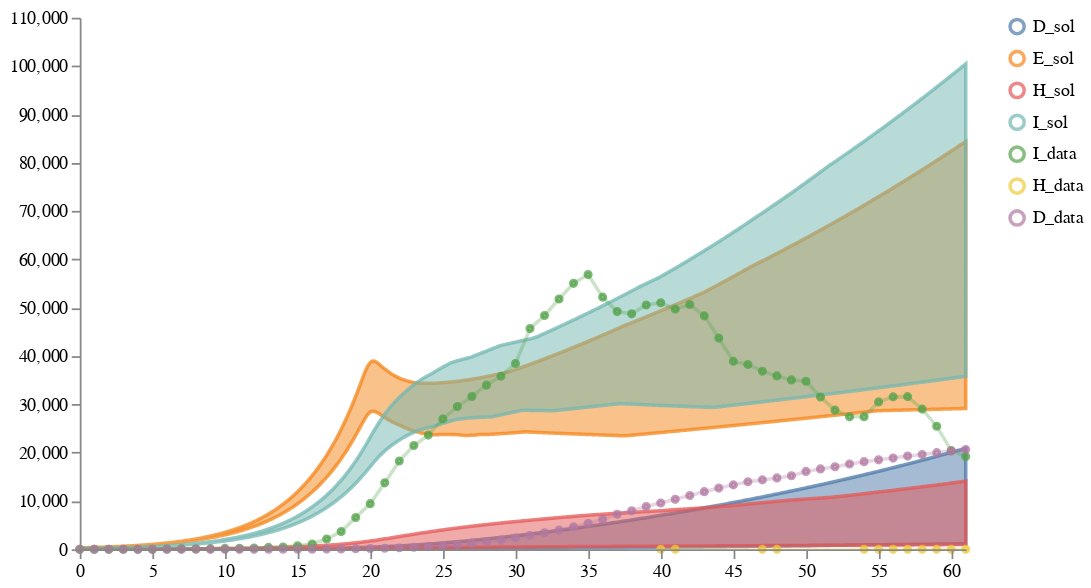

Notebook source saved alongside this figure:
### Markdown cell above
### MODEL 1 - SEIRHD with NPI of Type 1

### Code cell
num_samples = 100
models = [model1]
data_location = DATA_PATH + "NYS_T1_forecast1.csv"
weights = [1]
solution_mappings = [{"I": "I", "E": "E", "H": "H", "D": "D"}]

# Run the calibration and sampling
result1A1 = load_and_calibrate_and_sample_ensemble_model(
    models,
    data_location,
    weights,
    solution_mappings,
    num_samples,
    timepoints1,
    verbose=True,
    total_population=19340000,
    num_iterations=N_ITERATIONS,
    time_unit="days",
    visual_options={"title": "Calibrated Ensemble", "keep":".*_sol"}
)

# Plot results
schema = plots.trajectories(pd.DataFrame(result1A1["data"]), keep=".*_sol",
                            points=all_data1.reset_index(drop=True).rename(columns={"I":"I_data", "H":"H_data", "D":"D_data"}),
                           )
schema = plots.pad(schema, 5)
plots.save_schema(schema, FIGURE_PATH + "results1A1.json")
plots.ipy_display(schema)

### Figure 1 — Vega specification as saved in the notebook (floating-point values rounded to 4 significant figures; data arrays with more than 128 entries replaced by an {"elided": "..."} marker saying what was removed)
{"$schema": "https://vega.github.io/schema/vega/v5.json", "axes": [{"name": "x_axis", "orient": "bottom", "scale": "xscale", "zindex": 100}, {"name": "y_axis", "orient": "left", "scale": "yscale", "zindex": 100}], "data": [{"name": "distributions", "values": {"elided": "2444 records"}}, {"name": "traces", "transform": [{"expr": "isValid(datum.value)", "type": "filter"}], "values": []}, {"name": "points", "values": {"elided": "136 records"}}, {"name": "markers", "values": []}, {"name": "selected", "on": [{"remove": true, "trigger": "clear"}, {"remove": true, "trigger": "!shift"}, {"insert": "clicked", "trigger": "!shift && clicked"}, {"toggle": "clicked", "trigger": "shift && clicked"}]}], "height": 300, "legends": [{"encode": {"labels": {"interactive": true, "name": "legendLabel", "update": {"opacity": [{"test": "!length(data('selected')) || indata('selected', 'value', datum.value)", "value": 1}, {"value": 0.25}]}}, "symbols": {"interactive": true, "name": "legendSymbol", "update": {"fill": {"value": "transparent"}, "opacity": [{"test": "!length(data('selected')) || indata('selected', 'value', datum.value)", "value": 0.7}, {"value": 0.15}], "size": {"value": 64}, "strokeWidth": {"value": 2}}}}, "name": "color_legend", "stroke": "color"}], "marks": [{"from": {"facet": {"data": "points", "groupby": "trajectory", "name": "points_split"}}, "marks": [{"encode": {"hover": {"fillOpacity": {"value": 0.9}}, "update": {"fill": {"field": "trajectory", "scale": "color"}, "fillOpacity": [{"test": "!length(data('selected')) || indata('selected', 'value', datum.trajectory)", "value": 0.5}, {"value": 0.15}], "size": {"value": 10}, "stroke": {"field": "trajectory", "scale": "color"}, "strokeOpacity": [{"test": "!length(data('selected')) || indata('selected', 'value', datum.trajectory)", "value": 0.75}, {"value": 0.15}], "strokeWidth": {"value": 2}, "tooltip": {"field": "value"}, "x": {"field": "timepoint", "scale": "xscale"}, "y": {"field": "value", "scale": "yscale"}}}, "from": {"data": "points_split"}, "name": "_points_symbol", "type": "symbol", "zindex": 3}, {"encode": {"hover": {"fillOpacity": {"value": 0.9}}, "update": {"interpolate": {"value": "linear"}, "stroke": {"field": "trajectory", "scale": "color"}, "strokeOpacity": [{"test": "!length(data('selected')) || indata('selected', 'value', datum.trajectory)", "value": 0.3}, {"value": 0.1}], "strokeWidth": {"value": 2}, "x": {"field": "timepoint", "scale": "xscale"}, "y": {"field": "value", "scale": "yscale"}}}, "from": {"data": "points_split"}, "name": "_points_line", "type": "line", "zindex": 3}], "name": "_points", "type": "group", "zindex": 3}, {"from": {"facet": {"data": "traces", "groupby": "trajectory", "name": "traces_split"}}, "marks": [{"encode": {"hover": {"fillOpacity": {"value": 0.9}}, "update": {"interpolate": {"value": "linear"}, "stroke": {"field": "trajectory", "scale": "color"}, "strokeOpacity": [{"test": "!length(data('selected')) || indata('selected', 'value', datum.trajectory)", "value": 0.75}, {"value": 0.15}], "strokeWidth": {"value": 2}, "x": {"field": "timepoint", "scale": "xscale"}, "y": {"field": "value", "scale": "yscale"}}}, "from": {"data": "traces_split"}, "name": "_traces_lines", "type": "line"}], "name": "_traces", "type": "group", "zindex": 2}, {"from": {"facet": {"data": "distributions", "groupby": "trajectory", "name": "trajectory_split"}}, "marks": [{"encode": {"hover": {"fillOpacity": {"value": 0.9}}, "update": {"fill": {"field": "trajectory", "scale": "color"}, "fillOpacity": [{"test": "!length(data('selected')) || indata('selected', 'value', datum.trajectory)", "value": 0.5}, {"value": 0.15}], "interpolate": {"value": "linear"}, "stroke": {"field": "trajectory", "scale": "color"}, "strokeOpacity": [{"test": "!length(data('selected')) || indata('selected', 'value', datum.trajectory)", "value": 0.75}, {"value": 0.15}], "strokeWidth": {"value": 2}, "x": {"field": "timepoint", "scale": "xscale"}, "y": {"field": "upper", "scale": "yscale"}, "y2": {"field": "lower", "scale": "yscale"}}}, "from": {"data": "trajectory_split"}, "type": "area"}], "name": "_distributions", "type": "group", "zindex": 1}, {"marks": [{"encode": {"enter": {"stroke": {"value": "lightgray"}}, "update": {"opacity": {"value": 1}, "x": {"field": "timepoint", "scale": "xscale"}, "y": {"signal": "height"}, "y2": {"value": 0}}}, "from": {"data": "markers"}, "name": "_marker text", "type": "rule"}, {"encode": {"enter": {"fontSize": {"value": 8}, "text": {"field": "datum.label"}, "y": {"value": 0}}}, "from": {"data": "_marker text"}, "name": "_marker flags", "transform": [{"as": ["x", "_y", "opacity", "align", "baseline"], "lineAnchor": "start", "offset": [1], "size": {"signal": "[width, height]"}, "type": "label"}], "type": "text"}], "name": "_markers", "type": "group"}], "padding": 5, "scales": [{"domain": {"fields": [{"data": "distributions", "field": "timepoint"}, {"data": "traces", "field": "timepoint"}, {"data": "points", "field": "timepoint"}, {"data": "markers", "field": "timepoint"}]}, "name": "xscale", "range": "width", "type": "linear", "zero": false}, {"domain": {"fields": [{"data": "distributions", "field": "lower"}, {"data": "distributions", "field": "upper"}, {"data": "traces", "field": "value"}, {"data": "points", "field": "value"}]}, "name": "yscale", "nice": true, "range": "height", "type": "linear", "zero": true}, {"domain": {"fields": [{"data": "distributions", "field": "trajectory"}, {"data": "traces", "field": "trajectory"}, {"data": "points", "field": "trajectory"}]}, "name": "color", "range": "category", "type": "ordinal"}], "signals": [{"name": "clear", "on": [{"events": "mouseup[!event.item]", "force": true, "update": "true"}], "value": true}, {"name": "shift", "on": [{"events": "@legendSymbol:click, @legendLabel:click", "force": true, "update": "event.shiftKey"}], "value": false}, {"name": "clicked", "on": [{"events": "@legendSymbol:click, @legendLabel:click", "force": true, "update": "{value: datum.value}"}], "value": null}], "width": 500}
